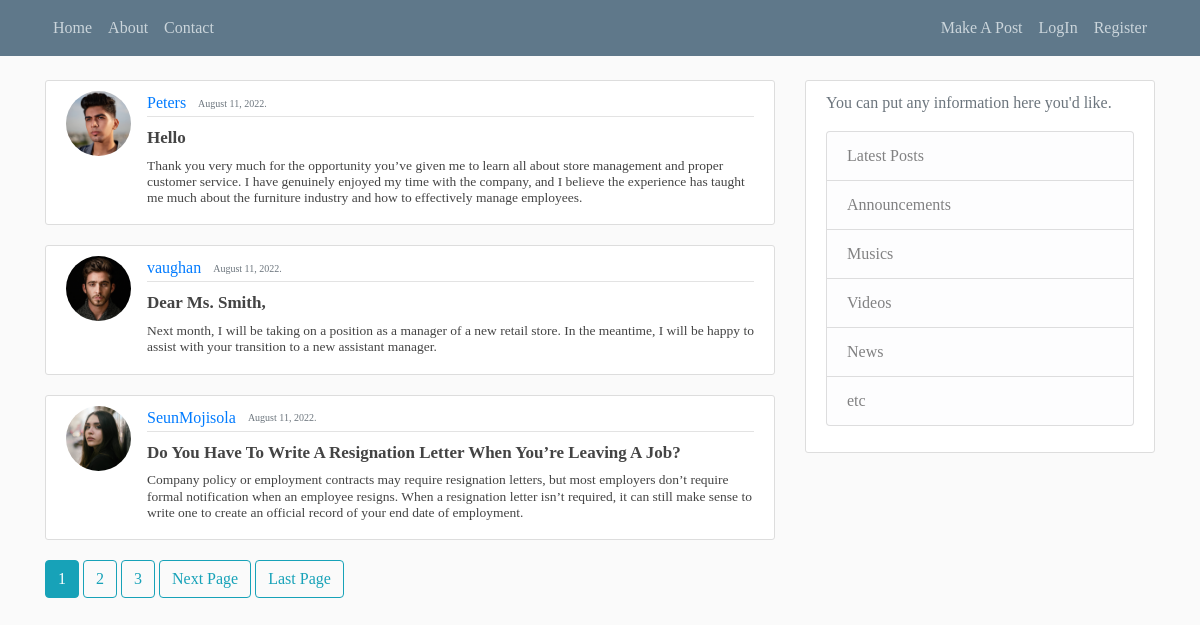
The page / on the database its author committed.
### Blog/models.py (models this page shows, shortened)
class Blog(models.Model):
    title = models.CharField(max_length=100)
    content = models.TextField()
    author = models.ForeignKey(User, on_delete=models.CASCADE)
    date_created = models.DateTimeField(default=timezone.now)

### Users/models.py (models this page shows, shortened)
class Profile(models.Model):
    user = models.OneToOneField(User,on_delete=models.CASCADE)
    images = models.ImageField(default='default.jpg', upload_to = 'ProfilePictures')

### Blog/views.py (the view)
# urls.py: path('',BlogListView.as_view(),name = 'blog_home'),
class BlogListView(ListView):
    model = Blog
    template_name = 'Blog/home.html'
    context_object_name = 'blog_posts'
    ordering = ['-date_created']
    paginate_by = 3

### Blog/templates/Blog/home.html (shortened to what this page needs)
{% extends 'Blog/base.html'%}
{% block content %}
    {% for posts in blog_posts %}
    <article class="media content-section">
      <img class="rounded-circle article-img" src="{{posts.author.profile.images.url}}" alt="">
              <div class="media-body">
                <div class="article-metadata">
                  <a class="mr-2" href="{% url 'user_details' posts.author.username %}">{{ posts.author }}</a>
                  <small class="text-muted len mt-5">{{ posts.date_created|date:'F j, Y'}}.</small>
                </div>
                <h4><a class="article-title mt-5 smallh5" href="{% url 'blog_details' pk=posts.pk %}">{{ posts.title}}</a></h4>
                <h6 class="article-content smallh6">{{ posts.content }}</h6>
              </div>
            </article>
        {% endfor %}
        {% if is_paginated %}
        {% for num in page_obj.paginator.page_range %}
        {% if page_obj.number == num %}
        <a class="btn btn-info mb-4" href="?page={{num}}">{{num}}</a>
        {% elif num > page_obj.number|add:'-3' and num < page_obj.number|add:'3' %}
        <a class="btn btn-outline-info mb-4" href="?page={{num}}">{{num}}</a>
        {% endif %}
        {% endfor %}
        {% if page_obj.has_next %}
        <a class="btn btn-outline-info mb-4" href="?page={{page_obj.next_page_number}}">Next Page</a>
        <a class="btn btn-outline-info mb-4" href="?page={{page_obj.paginator.num_pages}}">Last Page</a>
        {% endif %}
    {% endif %}
{% endblock content %}

### Blog/templates/Blog/base.html (shortened to what this page needs)
{% load static %}
<!DOCTYPE html>
<html lang="en">
    <head>
        <head>
            <link rel="stylesheet" href="https://cdn.jsdelivr.net/npm/bootstrap@4.6.1/dist/css/bootstrap.min.css">
        </head>
        <link rel="stylesheet" href="{% static 'Blog/main.css' %}">
    </head>
    <body>
        <header class="site-header">
            <nav class="navbar navbar-expand-md navbar-dark bg-steel fixed-top">
                <div class="container">
                    <div class="collapse navbar-collapse" id="navbarToggle">
                        <div class="navbar-nav mr-auto side">
                            <a class="nav-item nav-link" href="{% url 'blog_home' %}">Home</a>
                            <a class="nav-item nav-link" href="{% url 'blog_about' %}">About</a>
                            <a class="nav-item nav-link" href="{% url 'blog_contact' %}">Contact</a>
                        </div>
                        <div class="navbar-nav">
                            {% if user.is_authenticated %}
                            <a class="nav-item nav-link">{{user.email}}</a>
                            <a class="nav-item nav-link"></a>
                            <a class="nav-item nav-link" href="{% url 'blog_create' %}">New Post</a>
                            <a class="nav-item nav-link" href="{% url 'profile' %}">Profile</a>
                            <a class="nav-item nav-link" href="{% url 'logout' %}"">Logout</a>
                            {% else %}
                            <a class="nav-item nav-link" href="{% url 'blog_create' %}">Make A Post</a>
                            <a class="nav-item nav-link" href="{% url 'login' %}">LogIn</a>
                            <a class="nav-item nav-link" href="{% url 'register' %}">Register</a>
                            {% endif %}
                        </div>
                    </div>
                </div>
            </nav>
        </header>
        <main role="main" class="container">
            <div class="row">
                <div class="col-md-8">
            {% block content%}{% endblock content %}
                </div>
                <div class="col-md-4">
                    <div class="content-section">
                        <p class="text-muted">
                            You can put any information here you'd like.
                            <ul class="list-group">
                                <li class="list-group-item list-group-item-light">Latest Posts</li>
                                <li class="list-group-item list-group-item-light">Announcements</li>
                                <li class="list-group-item list-group-item-light">Musics</li>
                                <li class="list-group-item list-group-item-light">Videos</li>
                                <li class="list-group-item list-group-item-light">News</li>
                                <li class="list-group-item list-group-item-light">etc</li>
                            </ul>
                        </p>
                    </div>
                </div>
            </div>
        </main>
    </body>
</html>

### Blog/static/Blog/main.css (style rules this page uses)
body { background: #fafafa; color: #333333; margin-top: 5rem; font-family: 'Times New Roman', Times, serif; }
.len { font-size:10px!important; position: relative; bottom:1.5px; }
.smallh6 { font-size:13.5px; }
.smallh5 { font-size:17px; text-transform: capitalize; font-weight:600; }
h1, h2, h3, h4, h5, h6 { color: #444444; }
ul { margin: 0; }
.bg-steel { background-color: #5f788a; }
.site-header .navbar-nav .nav-link { color: #cbd5db; }
.content-section { background: #ffffff; padding: 10px 20px; border: 1px solid #dddddd; border-radius: 3px; margin-bottom: 20px; }
.article-title { color: #444444; }
.article-content { white-space: pre-line; }
.article-img { height: 65px; width: 65px; margin-right: 16px; }
.article-metadata { padding-bottom: 1px; margin-bottom: 4px; border-bottom: 1px solid #e3e3e3 }

### rows shown on the page
Blog: author.profile.images (picture), author "Peters", date_created "August 11, 2022", title "Hello", content "Thank you very much for the opportunity you’ve given me to learn all about store management and proper customer service. I have genuinely enjoyed my time with the company, and I believe the experience has taught me much about the furniture industry and how to effectively manage employees."
Blog: author.profile.images (picture), author "vaughan", date_created "August 11, 2022", title "Dear Ms. Smith,", content "Next month, I will be taking on a position as a manager of a new retail store. In the meantime, I will be happy to assist with your transition to a new assistant manager."
Blog: author.profile.images (placeholder picture), author "SeunMojisola", date_created "August 11, 2022", title "Do You Have To Write A Resignation Letter When You’re Leaving A Job?", content "Company policy or employment contracts may require resignation letters, but most employers don’t require formal notification when an employee resigns. When a resignation letter isn’t required, it can still make sense to write one to create an official record of your end date of employment."

### other values the page prints
{{ num }} "1"
{{ num }} "2" "3"
